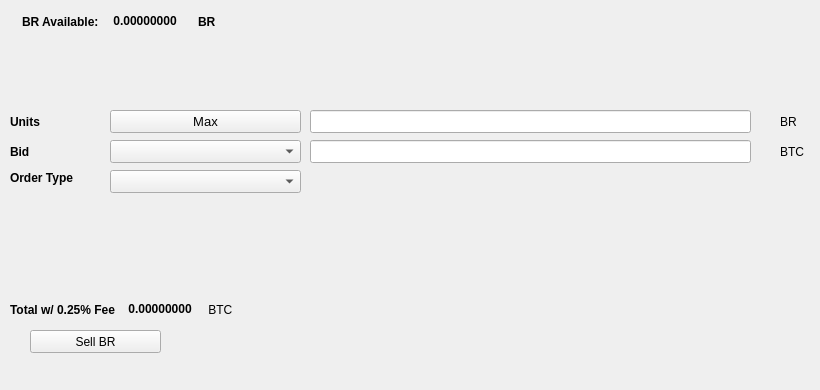
   <widget class="QWidget" name="SellTab">
    <attribute name="title">
     <string>Sell</string>
    </attribute>
    <widget class="QLabel" name="label_16">
     <property name="geometry">
      <rect>
       <x>780</x>
       <y>140</y>
       <width>31</width>
       <height>23</height>
      </rect>
     </property>
     <property name="text">
      <string>BTC</string>
     </property>
    </widget>
    <widget class="QComboBox" name="SellBidcomboBox">
     <property name="geometry">
      <rect>
       <x>110</x>
       <y>140</y>
       <width>191</width>
       <height>23</height>
      </rect>
     </property>
     <property name="font">
      <font>
       <pointsize>10</pointsize>
      </font>
     </property>
    </widget>
    <widget class="QLabel" name="label_18">
     <property name="geometry">
      <rect>
       <x>10</x>
       <y>110</y>
       <width>46</width>
       <height>23</height>
      </rect>
     </property>
     <property name="font">
      <font>
       <weight>75</weight>
       <bold>true</bold>
      </font>
     </property>
     <property name="text">
      <string>Units</string>
     </property>
    </widget>
    <widget class="QPushButton" name="Sell_Max_Amount">
     <property name="geometry">
      <rect>
       <x>110</x>
       <y>110</y>
       <width>191</width>
       <height>23</height>
      </rect>
     </property>
     <property name="font">
      <font>
       <pointsize>10</pointsize>
      </font>
     </property>
     <property name="text">
      <string>Max</string>
     </property>
    </widget>
    <widget class="QLabel" name="label_20">
     <property name="geometry">
      <rect>
       <x>10</x>
       <y>170</y>
       <width>91</width>
       <height>16</height>
      </rect>
     </property>
     <property name="font">
      <font>
       <weight>75</weight>
       <bold>true</bold>
      </font>
     </property>
     <property name="text">
      <string>Order Type</string>
     </property>
    </widget>
    <widget class="QComboBox" name="SellOrdertypeCombo">
     <property name="geometry">
      <rect>
       <x>110</x>
       <y>170</y>
       <width>191</width>
       <height>23</height>
      </rect>
     </property>
     <property name="font">
      <font>
       <pointsize>10</pointsize>
      </font>
     </property>
    </widget>
    <widget class="QLabel" name="label_21">
     <property name="geometry">
      <rect>
       <x>10</x>
       <y>140</y>
       <width>46</width>
       <height>23</height>
      </rect>
     </property>
     <property name="font">
      <font>
       <weight>75</weight>
       <bold>true</bold>
      </font>
     </property>
     <property name="text">
      <string>Bid</string>
     </property>
    </widget>
    <widget class="QLabel" name="label_22">
     <property name="geometry">
      <rect>
       <x>780</x>
       <y>110</y>
       <width>31</width>
       <height>23</height>
      </rect>
     </property>
     <property name="text">
      <string>BR</string>
     </property>
    </widget>
    <widget class="QLineEdit" name="UnitsInputBR">
     <property name="geometry">
      <rect>
       <x>310</x>
       <y>110</y>
       <width>441</width>
       <height>23</height>
      </rect>
     </property>
     <property name="font">
      <font>
       <pointsize>9</pointsize>
       <weight>75</weight>
       <bold>true</bold>
      </font>
     </property>
    </widget>
    <widget class="QLineEdit" name="SellBidPriceEdit">
     <property name="geometry">
      <rect>
       <x>310</x>
       <y>140</y>
       <width>441</width>
       <height>23</height>
      </rect>
     </property>
     <property name="font">
      <font>
       <pointsize>9</pointsize>
       <weight>75</weight>
       <bold>true</bold>
      </font>
     </property>
    </widget>
    <widget class="QPushButton" name="SellBRBTN">
     <property name="geometry">
      <rect>
       <x>30</x>
       <y>330</y>
       <width>131</width>
       <height>23</height>
      </rect>
     </property>
     <property name="text">
      <string>Sell BR</string>
     </property>
     <property name="icon">
      <iconset resource="../bitcoinreal">
       <normaloff>:/icons/bitcoin</normaloff>:/icons/bitcoin</iconset>
     </property>
    </widget>
    <widget class="QWidget" name="layoutWidget3">
     <property name="geometry">
      <rect>
       <x>22</x>
       <y>12</y>
       <width>258</width>
       <height>19</height>
      </rect>
     </property>
     <layout class="QHBoxLayout" name="horizontalLayout">
      <item>
       <widget class="QLabel" name="label232_2">
        <property name="font">
         <font>
          <weight>75</weight>
          <bold>true</bold>
         </font>
        </property>
        <property name="text">
         <string>BR Available:</string>
        </property>
       </widget>
      </item>
      <item>
       <widget class="QLabel" name="BRAvailableLabel">
        <property name="palette">
         <palette>
          <active>
           <colorrole role="WindowText">
            <brush brushstyle="SolidPattern">
             <color alpha="255">
              <red>0</red>
              <green>0</green>
              <blue>0</blue>
             </color>
            </brush>
           </colorrole>
           <colorrole role="Button">
            <brush brushstyle="SolidPattern">
             <color alpha="255">
              <red>0</red>
              <green>170</green>
              <blue>0</blue>
             </color>
            </brush>
           </colorrole>
           <colorrole role="Light">
            <brush brushstyle="SolidPattern">
             <color alpha="255">
              <red>0</red>
              <green>255</green>
              <blue>0</blue>
             </color>
            </brush>
           </colorrole>
           <colorrole role="Midlight">
            <brush brushstyle="SolidPattern">
             <color alpha="255">
              <red>0</red>
              <green>212</green>
              <blue>0</blue>
             </color>
            </brush>
           </colorrole>
           <colorrole role="Dark">
            <brush brushstyle="SolidPattern">
             <color alpha="255">
              <red>0</red>
              <green>85</green>
              <blue>0</blue>
             </color>
            </brush>
           </colorrole>
           <colorrole role="Mid">
            <brush brushstyle="SolidPattern">
             <color alpha="255">
              <red>0</red>
              <green>113</green>
              <blue>0</blue>
             </color>
            </brush>
           </colorrole>
           <colorrole role="Text">
            <brush brushstyle="SolidPattern">
             <color alpha="255">
              <red>0</red>
              <green>170</green>
              <blue>0</blue>
             </color>
            </brush>
           </colorrole>
           <colorrole role="BrightText">
            <brush brushstyle="SolidPattern">
             <color alpha="255">
              <red>255</red>
              <green>255</green>
              <blue>255</blue>
             </color>
            </brush>
           </colorrole>
           <colorrole role="ButtonText">
            <brush brushstyle="SolidPattern">
             <color alpha="255">
              <red>0</red>
              <green>0</green>
              <blue>0</blue>
             </color>
            </brush>
           </colorrole>
           <colorrole role="Base">
            <brush brushstyle="SolidPattern">
             <color alpha="255">
              <red>255</red>
              <green>255</green>
              <blue>255</blue>
             </color>
            </brush>
           </colorrole>
           <colorrole role="Window">
            <brush brushstyle="SolidPattern">
             <color alpha="255">
              <red>0</red>
              <green>170</green>
              <blue>0</blue>
             </color>
            </brush>
           </colorrole>
           <colorrole role="Shadow">
            <brush brushstyle="SolidPattern">
             <color alpha="255">
              <red>0</red>
              <green>0</green>
              <blue>0</blue>
             </color>
            </brush>
           </colorrole>
           <colorrole role="AlternateBase">
            <brush brushstyle="SolidPattern">
             <color alpha="255">
              <red>127</red>
              <green>212</green>
              <blue>127</blue>
             </color>
            </brush>
           </colorrole>
           <colorrole role="ToolTipBase">
            <brush brushstyle="SolidPattern">
             <color alpha="255">
              <red>255</red>
              <green>255</green>
              <blue>220</blue>
             </color>
            </brush>
           </colorrole>
           <colorrole role="ToolTipText">
            <brush brushstyle="SolidPattern">
             <color alpha="255">
              <red>0</red>
              <green>0</green>
              <blue>0</blue>
             </color>
            </brush>
           </colorrole>
          </active>
          <inactive>
           <colorrole role="WindowText">
            <brush brushstyle="SolidPattern">
             <color alpha="255">
              <red>0</red>
              <green>0</green>
              <blue>0</blue>
             </color>
            </brush>
           </colorrole>
           <colorrole role="Button">
            <brush brushstyle="SolidPattern">
             <color alpha="255">
              <red>0</red>
              <green>170</green>
              <blue>0</blue>
             </color>
            </brush>
           </colorrole>
           <colorrole role="Light">
            <brush brushstyle="SolidPattern">
             <color alpha="255">
              <red>0</red>
              <green>255</green>
              <blue>0</blue>
             </color>
            </brush>
           </colorrole>
           <colorrole role="Midlight">
            <brush brushstyle="SolidPattern">
             <color alpha="255">
              <red>0</red>
              <green>212</green>
              <blue>0</blue>
             </color>
            </brush>
           </colorrole>
           <colorrole role="Dark">
            <brush brushstyle="SolidPattern">
             <color alpha="255">
              <red>0</red>
              <green>85</green>
              <blue>0</blue>
             </color>
            </brush>
           </colorrole>
           <colorrole role="Mid">
            <brush brushstyle="SolidPattern">
             <color alpha="255">
              <red>0</red>
              <green>113</green>
              <blue>0</blue>
             </color>
            </brush>
           </colorrole>
           <colorrole role="Text">
            <brush brushstyle="SolidPattern">
             <color alpha="255">
              <red>0</red>
              <green>170</green>
              <blue>0</blue>
             </color>
            </brush>
           </colorrole>
           <colorrole role="BrightText">
            <brush brushstyle="SolidPattern">
             <color alpha="255">
              <red>255</red>
              <green>255</green>
              <blue>255</blue>
             </color>
            </brush>
           </colorrole>
           <colorrole role="ButtonText">
            <brush brushstyle="SolidPattern">
             <color alpha="255">
              <red>0</red>
              <green>0</green>
              <blue>0</blue>
             </color>
            </brush>
           </colorrole>
           <colorrole role="Base">
            <brush brushstyle="SolidPattern">
             <color alpha="255">
              <red>255</red>
              <green>255</green>
              <blue>255</blue>
             </color>
            </brush>
           </colorrole>
           <colorrole role="Window">
            <brush brushstyle="SolidPattern">
             <color alpha="255">
              <red>0</red>
              <green>170</green>
              <blue>0</blue>
             </color>
            </brush>
           </colorrole>
           <colorrole role="Shadow">
            <brush brushstyle="SolidPattern">
             <color alpha="255">
              <red>0</red>
              <green>0</green>
              <blue>0</blue>
             </color>
            </brush>
           </colorrole>
           <colorrole role="AlternateBase">
            <brush brushstyle="SolidPattern">
             <color alpha="255">
              <red>127</red>
              <green>212</green>
              <blue>127</blue>
             </color>
            </brush>
           </colorrole>
           <colorrole role="ToolTipBase">
            <brush brushstyle="SolidPattern">
             <color alpha="255">
              <red>255</red>
              <green>255</green>
              <blue>220</blue>
             </color>
            </brush>
           </colorrole>
           <colorrole role="ToolTipText">
            <brush brushstyle="SolidPattern">
             <color alpha="255">
              <red>0</red>
              <green>0</green>
              <blue>0</blue>
             </color>
            </brush>
           </colorrole>
          </inactive>
          <disabled>
           <colorrole role="WindowText">
            <brush brushstyle="SolidPattern">
             <color alpha="255">
              <red>0</red>
              <green>85</green>
              <blue>0</blue>
             </color>
            </brush>
           </colorrole>
           <colorrole role="Button">
            <brush brushstyle="SolidPattern">
             <color alpha="255">
              <red>0</red>
              <green>170</green>
              <blue>0</blue>
             </color>
            </brush>
           </colorrole>
           <colorrole role="Light">
            <brush brushstyle="SolidPattern">
             <color alpha="255">
              <red>0</red>
              <green>255</green>
              <blue>0</blue>
             </color>
            </brush>
           </colorrole>
           <colorrole role="Midlight">
            <brush brushstyle="SolidPattern">
             <color alpha="255">
              <red>0</red>
              <green>212</green>
              <blue>0</blue>
             </color>
            </brush>
           </colorrole>
           <colorrole role="Dark">
            <brush brushstyle="SolidPattern">
             <color alpha="255">
              <red>0</red>
              <green>85</green>
              <blue>0</blue>
             </color>
            </brush>
           </colorrole>
           <colorrole role="Mid">
            <brush brushstyle="SolidPattern">
             <color alpha="255">
              <red>0</red>
              <green>113</green>
              <blue>0</blue>
             </color>
            </brush>
           </colorrole>
           <colorrole role="Text">
            <brush brushstyle="SolidPattern">
             <color alpha="255">
              <red>0</red>
              <green>85</green>
              <blue>0</blue>
             </color>
            </brush>
           </colorrole>
           <colorrole role="BrightText">
            <brush brushstyle="SolidPattern">
             <color alpha="255">
              <red>255</red>
              <green>255</green>
              <blue>255</blue>
             </color>
            </brush>
           </colorrole>
           <colorrole role="ButtonText">
            <brush brushstyle="SolidPattern">
             <color alpha="255">
              <red>0</red>
              <green>85</green>
              <blue>0</blue>
             </color>
            </brush>
           </colorrole>
           <colorrole role="Base">
            <brush brushstyle="SolidPattern">
             <color alpha="255">
              <red>0</red>
              <green>170</green>
              <blue>0</blue>
             </color>
            </brush>
           </colorrole>
           <colorrole role="Window">
            <brush brushstyle="SolidPattern">
             <color alpha="255">
              <red>0</red>
              <green>170</green>
              <blue>0</blue>
             </color>
            </brush>
           </colorrole>
           <colorrole role="Shadow">
            <brush brushstyle="SolidPattern">
             <color alpha="255">
              <red>0</red>
              <green>0</green>
              <blue>0</blue>
             </color>
            </brush>
           </colorrole>
           <colorrole role="AlternateBase">
            <brush brushstyle="SolidPattern">
             <color alpha="255">
              <red>0</red>
              <green>170</green>
              <blue>0</blue>
             </color>
            </brush>
           </colorrole>
           <colorrole role="ToolTipBase">
            <brush brushstyle="SolidPattern">
             <color alpha="255">
              <red>255</red>
              <green>255</green>
              <blue>220</blue>
             </color>
            </brush>
           </colorrole>
           <colorrole role="ToolTipText">
            <brush brushstyle="SolidPattern">
             <color alpha="255">
              <red>0</red>
              <green>0</green>
              <blue>0</blue>
             </color>
            </brush>
           </colorrole>
          </disabled>
         </palette>
        </property>
        <property name="font">
         <font>
          <weight>75</weight>
          <bold>true</bold>
         </font>
        </property>
        <property name="text">
         <string> 0.00000000 </string>
        </property>
        <property name="textInteractionFlags">
         <set>Qt::LinksAccessibleByMouse|Qt::TextSelectableByKeyboard|Qt::TextSelectableByMouse</set>
        </property>
       </widget>
      </item>
      <item>
       <widget class="QLabel" name="labelBR">
        <property name="font">
         <font>
          <weight>75</weight>
          <bold>true</bold>
         </font>
        </property>
        <property name="text">
         <string>BR</string>
        </property>
       </widget>
      </item>
     </layout>
    </widget>
    <widget class="QWidget" name="layoutWidget">
     <property name="geometry">
      <rect>
       <x>10</x>
       <y>300</y>
       <width>268</width>
       <height>19</height>
      </rect>
     </property>
     <layout class="QHBoxLayout" name="horizontalLayout_2">
      <item>
       <widget class="QLabel" name="label_19">
        <property name="font">
         <font>
          <weight>75</weight>
          <bold>true</bold>
         </font>
        </property>
        <property name="text">
         <string>Total w/ 0.25% Fee </string>
        </property>
       </widget>
      </item>
      <item>
       <widget class="QLabel" name="SellCostLabel">
        <property name="palette">
         <palette>
          <active>
           <colorrole role="WindowText">
            <brush brushstyle="SolidPattern">
             <color alpha="255">
              <red>0</red>
              <green>0</green>
              <blue>0</blue>
             </color>
            </brush>
           </colorrole>
           <colorrole role="Button">
            <brush brushstyle="SolidPattern">
             <color alpha="255">
              <red>0</red>
              <green>170</green>
              <blue>0</blue>
             </color>
            </brush>
           </colorrole>
           <colorrole role="Light">
            <brush brushstyle="SolidPattern">
             <color alpha="255">
              <red>0</red>
              <green>255</green>
              <blue>0</blue>
             </color>
            </brush>
           </colorrole>
           <colorrole role="Midlight">
            <brush brushstyle="SolidPattern">
             <color alpha="255">
              <red>0</red>
              <green>212</green>
              <blue>0</blue>
             </color>
            </brush>
           </colorrole>
           <colorrole role="Dark">
            <brush brushstyle="SolidPattern">
             <color alpha="255">
              <red>0</red>
              <green>85</green>
              <blue>0</blue>
             </color>
            </brush>
           </colorrole>
           <colorrole role="Mid">
            <brush brushstyle="SolidPattern">
             <color alpha="255">
              <red>0</red>
              <green>113</green>
              <blue>0</blue>
             </color>
            </brush>
           </colorrole>
           <colorrole role="Text">
            <brush brushstyle="SolidPattern">
             <color alpha="255">
              <red>0</red>
              <green>170</green>
              <blue>0</blue>
             </color>
            </brush>
           </colorrole>
           <colorrole role="BrightText">
            <brush brushstyle="SolidPattern">
             <color alpha="255">
              <red>255</red>
              <green>255</green>
              <blue>255</blue>
             </color>
            </brush>
           </colorrole>
           <colorrole role="ButtonText">
            <brush brushstyle="SolidPattern">
             <color alpha="255">
              <red>0</red>
              <green>0</green>
              <blue>0</blue>
             </color>
            </brush>
           </colorrole>
           <colorrole role="Base">
            <brush brushstyle="SolidPattern">
             <color alpha="255">
              <red>255</red>
              <green>255</green>
              <blue>255</blue>
             </color>
            </brush>
           </colorrole>
           <colorrole role="Window">
            <brush brushstyle="SolidPattern">
             <color alpha="255">
              <red>0</red>
              <green>170</green>
              <blue>0</blue>
             </color>
            </brush>
           </colorrole>
           <colorrole role="Shadow">
            <brush brushstyle="SolidPattern">
             <color alpha="255">
              <red>0</red>
              <green>0</green>
              <blue>0</blue>
             </color>
            </brush>
           </colorrole>
           <colorrole role="AlternateBase">
            <brush brushstyle="SolidPattern">
             <color alpha="255">
              <red>127</red>
              <green>212</green>
              <blue>127</blue>
             </color>
            </brush>
           </colorrole>
           <colorrole role="ToolTipBase">
            <brush brushstyle="SolidPattern">
             <color alpha="255">
              <red>255</red>
              <green>255</green>
              <blue>220</blue>
             </color>
            </brush>
           </colorrole>
           <colorrole role="ToolTipText">
            <brush brushstyle="SolidPattern">
             <color alpha="255">
              <red>0</red>
              <green>0</green>
              <blue>0</blue>
             </color>
            </brush>
           </colorrole>
          </active>
          <inactive>
           <colorrole role="WindowText">
            <brush brushstyle="SolidPattern">
             <color alpha="255">
              <red>0</red>
              <green>0</green>
              <blue>0</blue>
             </color>
            </brush>
           </colorrole>
           <colorrole role="Button">
            <brush brushstyle="SolidPattern">
             <color alpha="255">
              <red>0</red>
              <green>170</green>
              <blue>0</blue>
             </color>
            </brush>
           </colorrole>
           <colorrole role="Light">
            <brush brushstyle="SolidPattern">
             <color alpha="255">
              <red>0</red>
              <green>255</green>
              <blue>0</blue>
             </color>
            </brush>
           </colorrole>
           <colorrole role="Midlight">
            <brush brushstyle="SolidPattern">
             <color alpha="255">
              <red>0</red>
              <green>212</green>
              <blue>0</blue>
             </color>
            </brush>
           </colorrole>
           <colorrole role="Dark">
            <brush brushstyle="SolidPattern">
             <color alpha="255">
              <red>0</red>
              <green>85</green>
              <blue>0</blue>
             </color>
            </brush>
           </colorrole>
           <colorrole role="Mid">
            <brush brushstyle="SolidPattern">
             <color alpha="255">
              <red>0</red>
              <green>113</green>
              <blue>0</blue>
             </color>
            </brush>
           </colorrole>
           <colorrole role="Text">
            <brush brushstyle="SolidPattern">
             <color alpha="255">
              <red>0</red>
              <green>170</green>
              <blue>0</blue>
             </color>
            </brush>
           </colorrole>
           <colorrole role="BrightText">
            <brush brushstyle="SolidPattern">
             <color alpha="255">
              <red>255</red>
              <green>255</green>
              <blue>255</blue>
             </color>
            </brush>
           </colorrole>
           <colorrole role="ButtonText">
            <brush brushstyle="SolidPattern">
             <color alpha="255">
              <red>0</red>
              <green>0</green>
              <blue>0</blue>
             </color>
            </brush>
           </colorrole>
           <colorrole role="Base">
            <brush brushstyle="SolidPattern">
             <color alpha="255">
              <red>255</red>
              <green>255</green>
              <blue>255</blue>
             </color>
            </brush>
           </colorrole>
           <colorrole role="Window">
            <brush brushstyle="SolidPattern">
             <color alpha="255">
              <red>0</red>
              <green>170</green>
              <blue>0</blue>
             </color>
            </brush>
           </colorrole>
           <colorrole role="Shadow">
            <brush brushstyle="SolidPattern">
             <color alpha="255">
              <red>0</red>
              <green>0</green>
              <blue>0</blue>
             </color>
            </brush>
           </colorrole>
           <colorrole role="AlternateBase">
            <brush brushstyle="SolidPattern">
             <color alpha="255">
              <red>127</red>
              <green>212</green>
              <blue>127</blue>
             </color>
            </brush>
           </colorrole>
           <colorrole role="ToolTipBase">
            <brush brushstyle="SolidPattern">
             <color alpha="255">
              <red>255</red>
              <green>255</green>
              <blue>220</blue>
             </color>
            </brush>
           </colorrole>
           <colorrole role="ToolTipText">
            <brush brushstyle="SolidPattern">
             <color alpha="255">
              <red>0</red>
              <green>0</green>
              <blue>0</blue>
             </color>
            </brush>
           </colorrole>
          </inactive>
          <disabled>
           <colorrole role="WindowText">
            <brush brushstyle="SolidPattern">
             <color alpha="255">
              <red>0</red>
              <green>85</green>
              <blue>0</blue>
             </color>
            </brush>
           </colorrole>
           <colorrole role="Button">
            <brush brushstyle="SolidPattern">
             <color alpha="255">
              <red>0</red>
              <green>170</green>
              <blue>0</blue>
             </color>
            </brush>
           </colorrole>
           <colorrole role="Light">
            <brush brushstyle="SolidPattern">
             <color alpha="255">
              <red>0</red>
              <green>255</green>
              <blue>0</blue>
             </color>
            </brush>
           </colorrole>
           <colorrole role="Midlight">
            <brush brushstyle="SolidPattern">
             <color alpha="255">
              <red>0</red>
              <green>212</green>
              <blue>0</blue>
             </color>
            </brush>
           </colorrole>
           <colorrole role="Dark">
            <brush brushstyle="SolidPattern">
             <color alpha="255">
              <red>0</red>
              <green>85</green>
              <blue>0</blue>
             </color>
            </brush>
           </colorrole>
           <colorrole role="Mid">
            <brush brushstyle="SolidPattern">
             <color alpha="255">
              <red>0</red>
              <green>113</green>
              <blue>0</blue>
             </color>
            </brush>
           </colorrole>
           <colorrole role="Text">
            <brush brushstyle="SolidPattern">
             <color alpha="255">
              <red>0</red>
              <green>85</green>
              <blue>0</blue>
             </color>
            </brush>
           </colorrole>
           <colorrole role="BrightText">
            <brush brushstyle="SolidPattern">
             <color alpha="255">
              <red>255</red>
              <green>255</green>
              <blue>255</blue>
             </color>
            </brush>
           </colorrole>
           <colorrole role="ButtonText">
            <brush brushstyle="SolidPattern">
             <color alpha="255">
              <red>0</red>
              <green>85</green>
              <blue>0</blue>
             </color>
            </brush>
           </colorrole>
           <colorrole role="Base">
            <brush brushstyle="SolidPattern">
             <color alpha="255">
              <red>0</red>
              <green>170</green>
              <blue>0</blue>
             </color>
            </brush>
           </colorrole>
           <colorrole role="Window">
            <brush brushstyle="SolidPattern">
             <color alpha="255">
              <red>0</red>
              <green>170</green>
              <blue>0</blue>
             </color>
            </brush>
           </colorrole>
           <colorrole role="Shadow">
            <brush brushstyle="SolidPattern">
             <color alpha="255">
              <red>0</red>
              <green>0</green>
              <blue>0</blue>
             </color>
            </brush>
           </colorrole>
           <colorrole role="AlternateBase">
            <brush brushstyle="SolidPattern">
             <color alpha="255">
              <red>0</red>
              <green>170</green>
              <blue>0</blue>
             </color>
            </brush>
           </colorrole>
           <colorrole role="ToolTipBase">
            <brush brushstyle="SolidPattern">
             <color alpha="255">
              <red>255</red>
              <green>255</green>
              <blue>220</blue>
             </color>
            </brush>
           </colorrole>
           <colorrole role="ToolTipText">
            <brush brushstyle="SolidPattern">
             <color alpha="255">
              <red>0</red>
              <green>0</green>
              <blue>0</blue>
             </color>
            </brush>
           </colorrole>
          </disabled>
         </palette>
        </property>
        <property name="font">
         <font>
          <weight>75</weight>
          <bold>true</bold>
         </font>
        </property>
        <property name="autoFillBackground">
         <bool>false</bool>
        </property>
        <property name="text">
         <string> 0.00000000</string>
        </property>
        <property name="textInteractionFlags">
         <set>Qt::LinksAccessibleByMouse|Qt::TextSelectableByMouse</set>
        </property>
       </widget>
      </item>
      <item>
       <widget class="QLabel" name="label_17">
        <property name="font">
         <font>
          <weight>50</weight>
          <bold>false</bold>
         </font>
        </property>
        <property name="text">
         <string> BTC</string>
        </property>
       </widget>
      </item>
     </layout>
    </widget>
    <widget class="QLabel" name="label_23">
     <property name="geometry">
      <rect>
       <x>460</x>
       <y>300</y>
       <width>281</width>
       <height>81</height>
      </rect>
     </property>
     <property name="text">
      <string/>
     </property>
     <property name="pixmap">
      <pixmap>:/images/bittrex</pixmap>
     </property>
    </widget>
   </widget>
